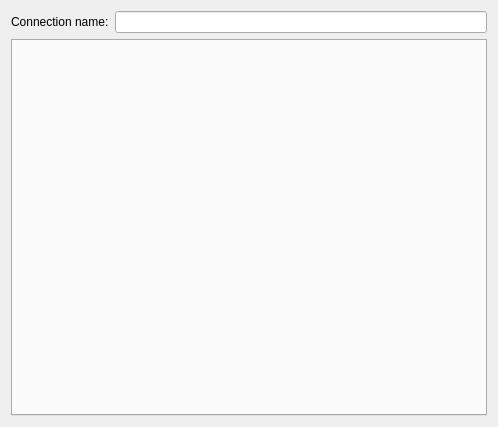
<?xml version="1.0" encoding="UTF-8"?>
<ui version="4.0">
 <class>ConnectionEditorTabWidget</class>
 <widget class="QWidget" name="ConnectionEditorTabWidget">
  <property name="geometry">
   <rect>
    <x>0</x>
    <y>0</y>
    <width>498</width>
    <height>427</height>
   </rect>
  </property>
  <layout class="QGridLayout" name="gridLayout">
   <item row="0" column="0">
    <widget class="QLabel" name="label">
     <property name="text">
      <string>Connection name:</string>
     </property>
     <property name="buddy">
      <cstring>connectionName</cstring>
     </property>
    </widget>
   </item>
   <item row="0" column="1">
    <widget class="QLineEdit" name="connectionName"/>
   </item>
   <item row="1" column="0" colspan="2">
    <widget class="QTabWidget" name="tabWidget">
     <property name="currentIndex">
      <number>-1</number>
     </property>
    </widget>
   </item>
  </layout>
 </widget>
 <resources/>
 <connections/>
</ui>
